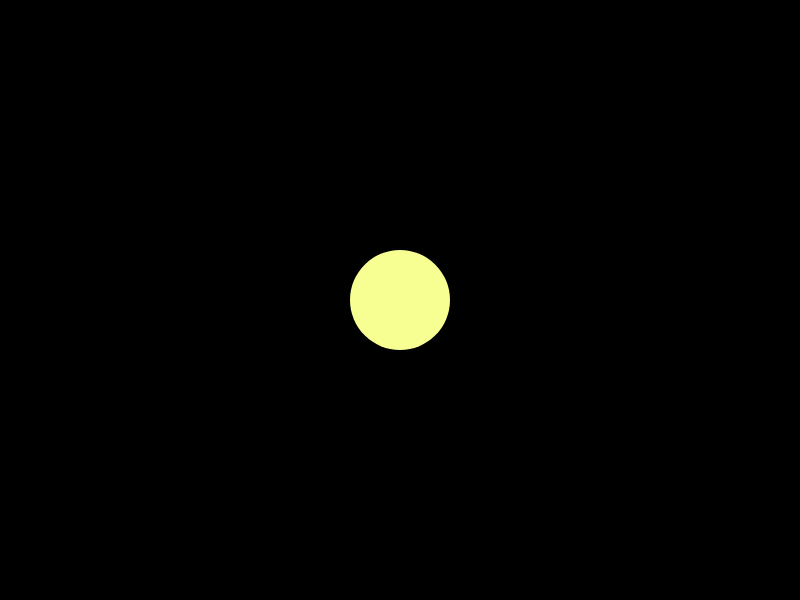
Frame 1 (no input)
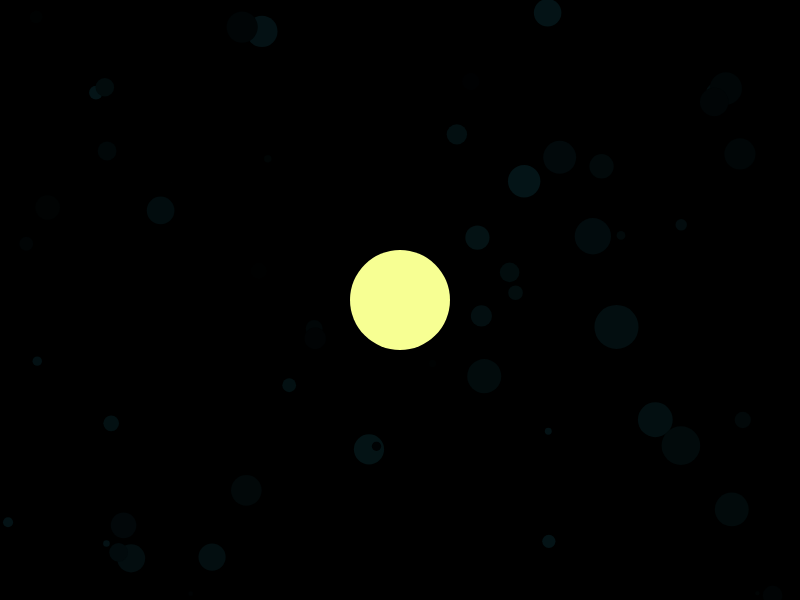
Frame 60 (no input)
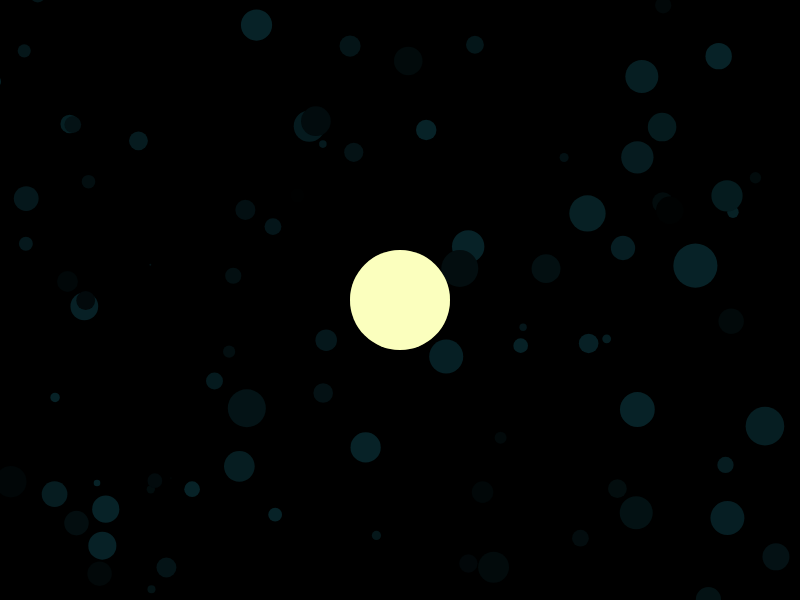
Frame 120 (the mouse pressed at the canvas centre since frame 60)

The p5.js sketch that drew these frames (run headless with seeded random() and noise() and a simulated clock; from frame 60 on, the mouse is pressed at the canvas centre):

// p5.js sketch
// ── sketch.js
const GRAVITATIONAL_CONSTANT = 6.674e-11;       //6.674×10−11 m3⋅kg−1⋅s−2

const LAUNCH_SPEED = 0.05;
const GROWTH_SPEED = 0.1;
const VELOCITY_FRAMES = 10;
const MASS_MULTIPLIER = 300;
const BRIGHTNESS_DECAY = 0;                     
const ACCELERAION_DECAY = 0.9;                  //1 - no decay, 0 - no acceleration

const STAR_SIZE = 100;
const STAR_DENSITY = 2;

const MAX_BLIPS = 100;
const MAX_ORBITS = 100;                    
const ORBIT_LENGTH = 200;                    
const ORBIT_FRAMES = 20; 

function setup() {
    createCanvas(displayWidth, displayHeight);
    background(0);
    frameRate(60);
    blipSystem = new BlipSystem();

    blipSystem.addCentral(width / 2, height / 2, STAR_SIZE);

    // blipSystem.addCentral(width * (2/7), height * (2/7), STAR_SIZE);
    // blipSystem.addCentral(width * (5/7), height * (5/7), STAR_SIZE);
    
    // blipSystem.addCentral(width * (1/3), height * (1/3), STAR_SIZE);
    // blipSystem.addCentral(width * (2/3), height * (2/3), STAR_SIZE);

    mousePositions = [];
}

class Point{
    constructor(x,y){
        this.x = x;
        this.y = y;
    }
}

class Blip{
    constructor(x, y, size, xVel, yVel, central = false){
        this.x = x;
        this.y = y;
        this.xVel = xVel;
        this.yVel = yVel;
        this.xAcc = 0;
        this.yAcc = 0;
        this.size = size;
        this.brightness = 255;
        this.dead = false;
        this.central = central;
        this.framesAlive = 0;
        this.inOrbit = false;
        this.orbit = [];

        if (this.central) {
            this.color = color("#F7FF93");
        } else { 
            this.color = color("#072227");
        }
    }

    update(){
        if (this.dead) return;

        this.xAcc *= ACCELERAION_DECAY;
        this.yAcc *= ACCELERAION_DECAY;
        this.xVel += this.xAcc;
        this.yVel += this.yAcc;
        this.x += this.xVel;
        this.y += this.yVel;

        if(!this.central) {
            this.brightness -= BRIGHTNESS_DECAY;
            this.framesAlive++;
            if(this.framesAlive < 100)
                this.color = lerpColor(color("#000"), color('#072227'), this.framesAlive / 100);
            else if(!this.inOrbit) this.color = lerpColor(color("#072227"), color('white'), (this.framesAlive - 100) / 9900.0);
        }

        // if(this.brightness <= 0 || this.x <= 0 || this.y <= 0 || this.x >= width || this.y >= height)
        if(this.brightness <= 0 || this.x <= -width || this.y <= -height || this.x >= 2 * width || this.y >= 2 * height)
            this.dead = true;
        else this.draw();


        if(this.inOrbit && frameCount % ORBIT_FRAMES == 0){
            this.orbit.push(new Point(this.x, this.y));
            if(this.orbit.length > ORBIT_LENGTH) this.orbit.shift();
        }

    }

    draw(){
        if(this.inOrbit){
            push();
                noStroke();
                for (var i = 0; i < this.orbit.length; i++) {
                    fill(this.color, map(i, 0, this.orbit.length, 0, 255));
                    circle(this.orbit[i].x, this.orbit[i].y, 3);
                }
            circle(this.x, this.y, this.size);
            pop();
        } else{
            fill(this.color, this.brightness);
            noStroke();
            circle(this.x, this.y, this.size);
        }
    }

    mass(){
        //mass = brightness * area
        return (this.central ? STAR_DENSITY : 1) * MASS_MULTIPLIER * map(this.brightness, 0, 255, 0, 1.0) * ((this.size/2) ** 2) * PI;                  
    
        //mass = brightness * volume
        //return (this.central ? STAR_DENSITY : 1) * MASS_MULTIPLIER * map(this.brightness, 0, 255, 0, 1.0) * ((4.0/3.0) * ((this.size/2) ** 3) * PI);    
    }

    applyForce(angle, intensity){
        // this.xAcc += cos(angle) * intensity;
        // this.yAcc += sin(angle) * intensity;
        this.xVel += cos(angle) * intensity;
        this.yVel += sin(angle) * intensity;
    }

}

class BlipSystem{

    constructor(){
        this.centrals = [];
        this.blips = [];
        this.blipsInOrbit = 0;
    }

    update(){
        for (var i = 0; i < this.blips.length; i++) {
            for (var j = 0; j < this.centrals.length; j++) {
                this.blips[i].applyForce(atan2(this.centrals[j].y - this.blips[i].y, this.centrals[j].x - this.blips[i].x),
                    GRAVITATIONAL_CONSTANT * this.blips[i].mass() * this.centrals[j].mass() 
                    / (dist(this.blips[i].x, this.blips[i].y, this.centrals[j].x, this.centrals[j].y) ** 2));
                if(dist(this.blips[i].x, this.blips[i].y, this.centrals[j].x, this.centrals[j].y) < this.centrals[j].size / 2 - this. blips[i].size / 2) 
                    this.blips[i].dead = true;
            }
        }

        for (var i = 0; i < this.blips.length; i++) {
            this.blips[i].update();
            if(this.blips[i].framesAlive == 10000 && this.blipsInOrbit < MAX_ORBITS){
                this.blips[i].inOrbit = true;
                push();
                    colorMode(HSB);
                    this.blips[i].color = color(random(0,255), 100, 100);
                    colorMode(RGB);
                pop();
                this.blipsInOrbit++;
            }
            if(this.blips[i].dead) this.blips.splice(i--, 1);
        }
        for (var i = 0; i < this.centrals.length; i++) {
            this.centrals[i].draw();
        }
    }



    addCentral(x, y, size){
        this.centrals.push(new Blip(x, y, size, 0, 0, true));
    }

    addBlip(x, y, size, xVel, yVel){
        this.blips.push(new Blip(x, y, size, xVel, yVel));
    }
}

function draw() {

    background(0);

    blipSystem.update();
    if(blipSystem.blips.length < MAX_BLIPS)
        blipSystem.addBlip(
            random(0, width),
            random(0, height),
            randomGaussian(20, 10),
            randomGaussian(0, 1),
            randomGaussian(0, 1),
            );

    if(mouseIsPressed){
        noStroke();
        fill(255,255,255,100);
        heldDuration = millis() - holdStart;
        circle(mouseX, mouseY, heldDuration * GROWTH_SPEED);
    
        if(mousePositions.length > VELOCITY_FRAMES){
            mousePositions.shift();
        }
        mousePositions.push(new Point(mouseX, mouseY));
    }
}

function mousePressed() {
    holdStart = millis();
    mousePositions = [];
}

function mouseClicked() {
    console.log(heldDuration + " ms");
    blipSystem.addBlip(mouseX, mouseY, heldDuration * GROWTH_SPEED,
        (mousePositions[mousePositions.length - 1].x - mousePositions[0].x) * LAUNCH_SPEED,
        (mousePositions[mousePositions.length - 1].y - mousePositions[0].y) * LAUNCH_SPEED);
}


//IDEA: this but with real data? :eyes:
